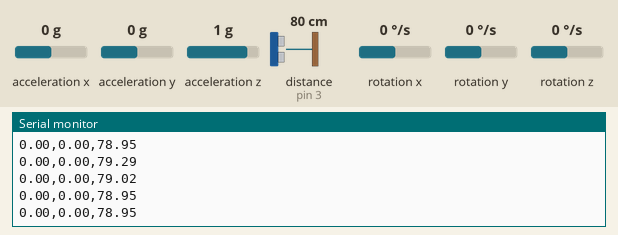
Bench run of a sketch on a simulated Arduino Uno, built with avr-gcc and run on an emulated ATmega328P. On the bench: the last lines printed to the serial monitor. Wiring (inferred from the names in the program): ultrasonic range finder: trigger pin 2; echo pin 3; MPU-6050 motion sensor at I2C address 0x68. Inputs (shaded band) come from the test bench; at power-on: acceleration z 1 g, distance to the obstacle (sensor on pin 3) 80 cm, acceleration x 0 g, acceleration y 0 g, rotation x 0 °/s, rotation y 0 °/s, rotation z 0 °/s. The echo pulse lasts 58.3 µs per cm; storage starts empty.

Above: at 3.2 s.
3.3 s: acceleration z set to 0 g
At 3.36 s:
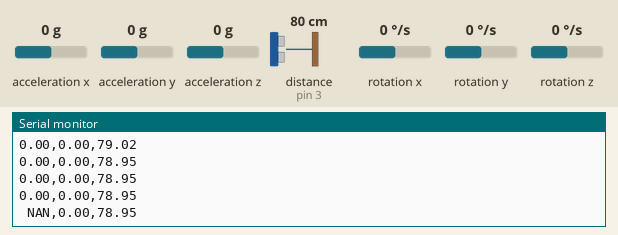
5.2 s: distance to the obstacle (sensor on pin 3) set to 2 cm
At 5.26 s:
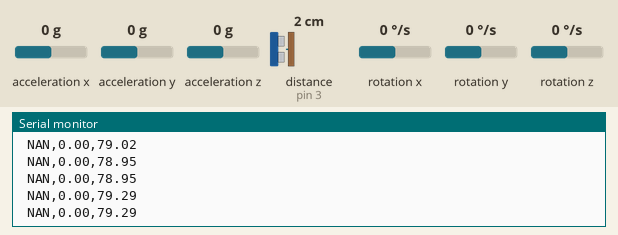
6.7 s: acceleration x set to -1.4 g
At 6.76 s:
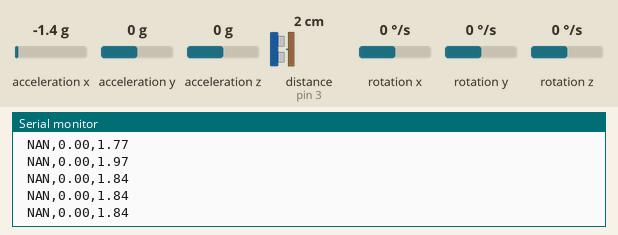
8.2 s: acceleration y set to -1.4 g
At 8.26 s:
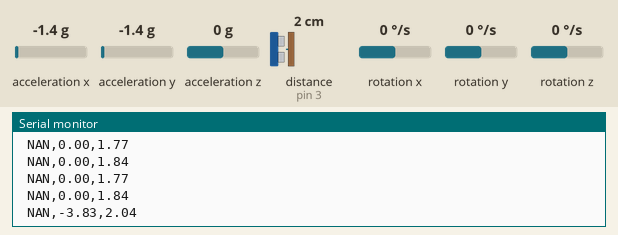
9.7 s: distance to the obstacle (sensor on pin 3) set to 4 cm
At 9.76 s:
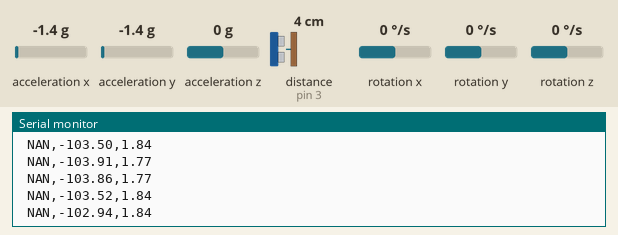
11.2 s: rotation x set to -192 °/s
At 11.26 s:
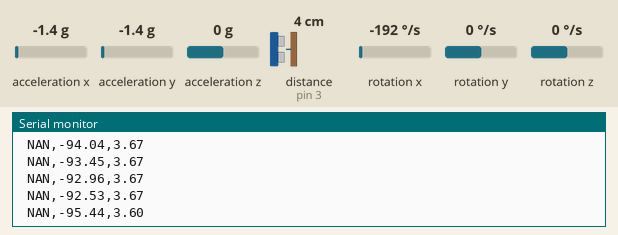
Timing chart, 0 to 13.7 s (numbered marks = the images above; inputs shaded):
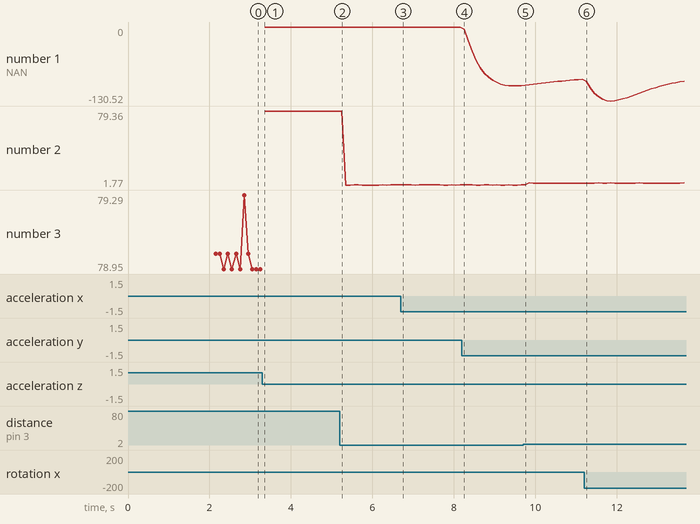

The sketch:

gy_ultrasonic_log.ino
```cpp
#include <Wire.h>
#include "KalmanFilter.h"
#include <SPI.h>
#include <SD.h>
#include <MsTimer2.h>

// 加速度/ジャイロセンサーの制御定数。
#define MPU6050_ADDR         0x68 // MPU-6050 device address
#define MPU6050_SMPLRT_DIV   0x19 // MPU-6050 register address
#define MPU6050_CONFIG       0x1a
#define MPU6050_GYRO_CONFIG  0x1b
#define MPU6050_ACCEL_CONFIG 0x1c
#define MPU6050_ACCEL_XOUT_H 0x3b
#define MPU6050_ACCEL_XOUT_L 0x3c
#define MPU6050_ACCEL_YOUT_H 0x3d
#define MPU6050_ACCEL_YOUT_L 0x3e
#define MPU6050_ACCEL_ZOUT_H 0x3f
#define MPU6050_ACCEL_ZOUT_L 0x40
#define MPU6050_GYRO_XOUT_H  0x43
#define MPU6050_GYRO_XOUT_L  0x44
#define MPU6050_GYRO_YOUT_H  0x45
#define MPU6050_GYRO_YOUT_L  0x46
#define MPU6050_GYRO_ZOUT_H  0x47
#define MPU6050_GYRO_ZOUT_L  0x48
#define MPU6050_PWR_MGMT_1   0x6b
#define MPU6050_WHO_AM_I     0x75
//LPF param
float preY = 0;
float preX = 0;
float a = 0.8;

// sd card
const int chipSelect = 4;
char fileName[16];
int fileNum = 0;
int wrieInterval = 100;

// ultra sonic
const int Trig = 2;
volatile const int Echo = 3;
volatile float Distance;
volatile unsigned long Duration;
volatile unsigned long bfrTime;
volatile boolean shotFlg = false;

// 加速度/ジャイロセンサーの制御変数。
KalmanFilter gKfx, gKfy; // カルマンフィルタ。
float gCalibrateX, gCalibrateY; // 初期化時の角度。（＝静止角とみなす）
long gPrevMicros; // loop()間隔の計測用。
volatile float degX, degY;

// 加速度/ジャイロセンサーへのコマンド送信。
void writeMPU6050(byte reg, byte data) {
  Wire.beginTransmission(MPU6050_ADDR);
  Wire.write(reg);
  Wire.write(data);
  Wire.endTransmission();
}

// 加速度/ジャイロセンサーからのデータ読み込み。
byte readMPU6050(byte reg) {
  Wire.beginTransmission(MPU6050_ADDR);
  Wire.write(reg);
  Wire.endTransmission(false);
  Wire.requestFrom(MPU6050_ADDR, 1/*length*/, false);
  byte data =  Wire.read();
  Wire.endTransmission(true);
  return data;
}

void setup() {
  Serial.begin(9600);

  // init for sd card
  Serial.print("Initializing SD card...");
  if (!SD.begin(chipSelect)) {
    Serial.println("Card failed, or not present");
    return;
  }
  else {
    Serial.println("card initialized.");
  }
  String s;
  while(1){
    s = "LOG";
    if (fileNum < 10) {
      s += "00";
    } else if(fileNum < 100) {
      s += "0";
    }
    s += fileNum;
    s += ".csv";
    s.toCharArray(fileName, 16);
    if(!SD.exists(fileName)) break;
    fileNum++;
  }
  File dataFile = SD.open(fileName, FILE_WRITE);
  if (dataFile) {
    dataFile.print("This file is No.");
    dataFile.println(fileNum);
    dataFile.close();
  }
  else {
    Serial.println("error opening");
  }

  // 加速度/ジャイロセンサーの初期化。
  Wire.begin();
  if (readMPU6050(MPU6050_WHO_AM_I) != 0x68) {
    Serial.println("\nWHO_AM_I error.");
    while (true) ;
  }
  writeMPU6050(MPU6050_SMPLRT_DIV, 0x07);   // sample rate: 8kHz/(7+1) = 1kHz
  writeMPU6050(MPU6050_CONFIG, 0x00);       // disable DLPF, gyro output rate = 8kHz
  writeMPU6050(MPU6050_GYRO_CONFIG, 0x00);  // gyro range: ±250dps
  writeMPU6050(MPU6050_ACCEL_CONFIG, 0x00); // accel range: ±2g
  writeMPU6050(MPU6050_PWR_MGMT_1, 0x01);   // disable sleep mode, PLL with X gyro
  delay(2000);

  // 重力加速度から求めた角度をカルマンフィルタの初期値とする。
  float ax = (readMPU6050(MPU6050_ACCEL_XOUT_H) << 8) | readMPU6050(MPU6050_ACCEL_XOUT_L);
  float ay = (readMPU6050(MPU6050_ACCEL_YOUT_H) << 8) | readMPU6050(MPU6050_ACCEL_YOUT_L);
  float az = (readMPU6050(MPU6050_ACCEL_ZOUT_H) << 8) | readMPU6050(MPU6050_ACCEL_ZOUT_L);
  float degRoll  = atan2(ay, az) * RAD_TO_DEG;
  float degPitch = atan(-ax / sqrt(ay * ay + az * az)) * RAD_TO_DEG;
  gKfx.setAngle(degRoll);
  gKfy.setAngle(degPitch);
  gCalibrateY = degPitch;
  gCalibrateX = degRoll;
  gPrevMicros = micros();

  // timer interrupt
  MsTimer2::set(wrieInterval, writeSD);
  MsTimer2::start();

  // setup ultrasonic
  pinMode(Trig,OUTPUT);
  pinMode(Echo,INPUT);
  attachInterrupt(Echo-2, calDuration, CHANGE);
  digitalWrite(Trig,LOW);
  delayMicroseconds(1);
  digitalWrite(Trig,HIGH);
  delayMicroseconds(11);
  digitalWrite(Trig,LOW);
}

void loop() {
  // 重力加速度から角度を求める。
  float ax = (readMPU6050(MPU6050_ACCEL_XOUT_H) << 8) | readMPU6050(MPU6050_ACCEL_XOUT_L);
  float ay = (readMPU6050(MPU6050_ACCEL_YOUT_H) << 8) | readMPU6050(MPU6050_ACCEL_YOUT_L);
  float az = (readMPU6050(MPU6050_ACCEL_ZOUT_H) << 8) | readMPU6050(MPU6050_ACCEL_ZOUT_L);
  float degRoll  = atan2(ay, az) * RAD_TO_DEG;
  float degPitch = atan(-ax / sqrt(ay * ay + az * az)) * RAD_TO_DEG;
  // ジャイロで角速度を求める。
  float gx = (readMPU6050(MPU6050_GYRO_XOUT_H) << 8) | readMPU6050(MPU6050_GYRO_XOUT_L);
  float gy = (readMPU6050(MPU6050_GYRO_YOUT_H) << 8) | readMPU6050(MPU6050_GYRO_YOUT_L);
  float gz = (readMPU6050(MPU6050_GYRO_ZOUT_H) << 8) | readMPU6050(MPU6050_GYRO_ZOUT_L);
  float dpsX = gx / 131.0; // LSB sensitivity: 131 LSB/dps @ ±250dps
  float dpsY = gy / 131.0;
  float dpsZ = gz / 131.0;
  // カルマンフィルタで角度(x,y)を計算する。
  unsigned long curMicros = micros();
  float dt = (float)(curMicros - gPrevMicros) / 1000000; // μsec -> sec
  gPrevMicros = curMicros;
  degX = gKfx.calcAngle(degRoll, dpsX, dt);
  degY = gKfy.calcAngle(degPitch, dpsY, dt);
  degY -= gCalibrateY;
  degX -= gCalibrateX;
  // LPF
  degY = a * preY + (1.0-a) * degY;
  preY = degY;
  degX = a * preX + (1.0-a) * degX;
  preX = degX;

  // distance
  if (shotFlg) {
    shotTrig();
  }
}

void writeSD() {
  String dataString = "";
  dataString += String(degY);
  dataString += ",";
  dataString += String(degX);
  dataString += ",";
  dataString += String(Distance);
  File dataFile = SD.open(fileName, FILE_WRITE);
  if (dataFile) {
    dataFile.println(dataString);
    dataFile.close();
    Serial.println(dataString);
  }
  else {
    Serial.println("error opening");
  }
  shotFlg = true;
}

void calDuration() {
  if (digitalRead(Echo)) {
    bfrTime = micros();
  }
  else {
    Duration = micros() - bfrTime;
    Distance = Duration/2;
    Distance = Distance*340*100/1000000; // ultrasonic speed is 340m/s = 34000cm/s = 0.034cm/us
  }
}

void shotTrig() {
  digitalWrite(Trig,LOW);
  delayMicroseconds(1);
  digitalWrite(Trig,HIGH);
  delayMicroseconds(11);
  digitalWrite(Trig,LOW);
  shotFlg = false;
}
```

KalmanFilter.cpp
```cpp
// カルマンフィルタ。
// 2016/3/3
//
// 計算式の参考資料。
// http://blog.tkjelectronics.dk/2012/09/a-practical-approach-to-kalman-filter-and-how-to-implement-it/

#include "KalmanFilter.h"

KalmanFilter::KalmanFilter() {
  angle = 0.0;
  bias = 0.0;
  P[0][0] = 0.0;
  P[0][1] = 0.0;
  P[1][0] = 0.0;
  P[1][1] = 0.0;
};

void KalmanFilter::setAngle(float newAngle) {
  angle = newAngle;
};

float KalmanFilter::calcAngle(float newAngle, float newRate, float dt) {

  // variances
  float Q_angle = 0.001;
  float Q_bias = 0.003;
  float R_measure = 0.03;

  // step 1
  float rate = newRate - bias;
  angle += dt * rate;

  // step 2
  P[0][0] += dt * (dt * P[1][1] - P[0][1] - P[1][0] + Q_angle);
  P[0][1] -= dt * P[1][1];
  P[1][0] -= dt * P[1][1];
  P[1][1] += Q_bias * dt;

  // step 3
  float y = newAngle - angle;

  // step 4
  float S = P[0][0] + R_measure;

  // step 5
  float K[2];
  K[0] = P[0][0] / S;
  K[1] = P[1][0] / S;

  // step 6
  angle += K[0] * y;
  bias += K[1] * y;

  // step 7
  float P00_temp = P[0][0];
  float P01_temp = P[0][1];
  P[0][0] -= K[0] * P00_temp;
  P[0][1] -= K[0] * P01_temp;
  P[1][0] -= K[1] * P00_temp;
  P[1][1] -= K[1] * P01_temp;

  return angle;
};
```

KalmanFilter.h
```cpp
// カルマンフィルタ。
// 2016/3/3

class KalmanFilter {
private:
    float angle;
    float bias;
    float P[2][2];
public:
    KalmanFilter();
    void setAngle(float newAngle);
    float calcAngle(float newAngle, float newRate, float dt);
};
```

Measured:
- after the input at 3.3 s, the serial monitor: prints a new line after 0.05 s (image 1)
- after the input at 8.2 s, the serial monitor: prints a new line after 0.05 s (image 4)
- after the input at 11.2 s, the serial monitor: prints a new line after 0.05 s (image 6)
- plotted number 1: 0 → -103.52 after the input at 8.2 s, -92.53 → -95.85 after the input at 11.2 s
- plotted number 2: 79.29 → 1.84 after the input at 5.2 s, 1.84 → 3.67 after the input at 9.7 s
